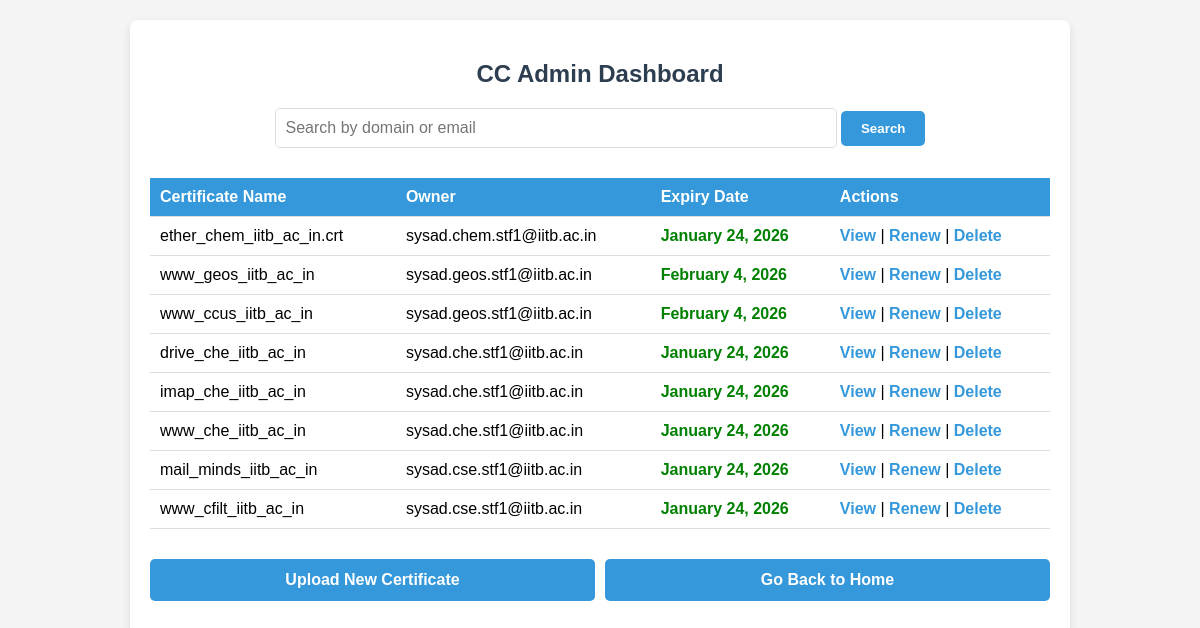
/cc_admin_dashboard/, run on the app's committed database.
### certs/models.py (models this page shows, shortened)
class Certificate(models.Model):
    domain_name = models.CharField(max_length=255)
    owner_email = models.EmailField()
    private_key = models.FileField(
        upload_to=lambda instance, filename: custom_file_name(instance, filename, 'private_keys'),
        blank=True,
        null=True
    )
    certificate = models.FileField(
        upload_to=lambda instance, filename: custom_file_name(instance, filename, 'certs'),
        blank=True,
        null=True
    )
    csr = models.FileField(
        upload_to=lambda instance, filename: custom_file_name(instance, filename, 'csrs'),
        blank=True,
        null=True
    )
    notes = models.TextField(blank=True, null=True)
    expiry_date = models.DateField(null=True, blank=True)
    def extract_expiry_date(self):
        if not self.certificate:
            logger.warning(f"No certificate file for {self.domain_name}")
            return None
        try:
            cert_path = self.certificate.path
            if not os.path.exists(cert_path):
                logger.error(f"Certificate file not found: {cert_path}")
                return None
        except Exception as e:
            logger.error(f"Detailed expiry date extraction error for {self.domain_name}: {str(e)}")
            return None

### certs/views.py (the view)
# urls.py: path('cc_admin_dashboard/', views.cc_admin_dashboard, name='cc_admin_dashboard'),
def cc_admin_dashboard(request):
    certificates = Certificate.objects.all()
    for cert in certificates:
        try:
            expiry_date = cert.extract_expiry_date()
            if expiry_date:
                cert.expiry_date = expiry_date
                cert.save()
        except Exception as e:
            print(f"Failed to extract expiry date for {cert.domain_name}: {e}")
        if cert.expiry_date:
            days_to_expiry = (cert.expiry_date - now().date()).days
            cert.expiry_color = (
                "green" if days_to_expiry > 30 else
                "yellow" if 15 <= days_to_expiry <= 30 else
                "orange" if 7 <= days_to_expiry < 15 else
                "red"
            )
        else:
            cert.expiry_color = "red"
    return render(request, "cc_admin_dashboard.html", {"certificates": certificates})

### certs/templates/cc_admin_dashboard.html (shortened to what this page needs)
<!DOCTYPE html>
<html lang="en">
<head>
</head>
<body>
    <div id="dashboard">
        <h2>CC Admin Dashboard</h2>
        <div class="search-bar">
            <form method="GET" action="{% url 'your_certificate_list_url' %}">
                <input type="text" name="search" placeholder="Search by domain or email" value="{{ search_query }}">
                <button type="submit">Search</button>
            </form>
        </div>
        <table>
            <thead>
                <tr>
                    <th>Certificate Name</th>
                    <th>Owner</th>
                    <th>Expiry Date</th>
                    <th>Actions</th>
                </tr>
            </thead>
            <tbody>
                {% for certificate in certificates %}
                <tr>
                    <td>{{ certificate.domain_name }}</td>
                    <td>{{ certificate.owner_email }}</td>
                    <td class="{{ certificate.expiry_color }}">{{ certificate.expiry_date|date:"F j, Y" }}</td>
                    <td>
                        <a href="{% url 'certificate_detail' certificate.id %}" class="action-link">View</a> |
                        <a href="{% url 'certificate_renew' certificate.id %}" class="action-link">Renew</a> |
                        <a href="{% url 'certificate_delete' certificate.id %}" class="action-link"
                            onclick="return confirm('Are you sure you want to delete this certificate?');">Delete</a>
                    </td>
                </tr>
                {% empty %}
                <tr>
                    <td colspan="4">No certificates available.</td>
                </tr>
                {% endfor %}
            </tbody>
        </table>
        <div class="button-container">
            <a href="{% url 'certificate_upload' %}" class="upload-link">Upload New Certificate</a>
            <a href="{% url 'cc_admin_main_view' %}" class="return-link">Go Back to Home</a>
        </div>
    </div>
</body>
</html>

### certs/templates/cc_admin_dashboard.html (style rules this page uses)
body { font-family: Arial, sans-serif; margin: 0; padding: 0; display: flex; justify-content: center; align-items: center; height: 100vh; background-color: #f4f4f4; }
#dashboard { background-color: #ffffff; width: 90%; max-width: 900px; padding: 20px; border-radius: 8px; box-shadow: 0 4px 10px rgba(0, 0, 0, 0.1); display: flex; flex-direction: column; height: 90vh; }
h2 { text-align: center; color: #2c3e50; margin-bottom: 20px; }
.search-bar { margin-bottom: 10px; text-align: center; }
.search-bar input[type="text"] { width: 60%; padding: 10px; border: 1px solid #ddd; border-radius: 5px; font-size: 16px; }
.search-bar button { padding: 10px 20px; background-color: #3498db; color: white; border: none; border-radius: 5px; font-weight: bold; cursor: pointer; transition: background-color 0.3s; }
table { margin-top: 20px; width: 100%; border-collapse: collapse; }
th { background-color: #3498db; color: #ffffff; text-align: left; padding: 10px; position: sticky; top: 0; z-index: 2; }
th, td { padding: 10px; border-bottom: 1px solid #ddd; }
.action-link { color: #3498db; text-decoration: none; font-weight: bold; }
.button-container { display: flex; justify-content: space-between; gap: 10px; margin-top: 10px; }
.upload-link, .return-link { display: inline-block; background-color: #3498db; color: white; margin-top: 20px; padding: 12px 24px; border-radius: 5px; text-decoration: none; font-weight: bold; transition: background-color 0.3s; text-align: center; width: 46%; }
.green { color: green; font-weight: bold; }

### data on the page
Certificate: domain_name "ether_chem_iitb_ac_in.crt", owner_email "sysad.chem.stf1@iitb.ac.in", expiry_date "January 24, 2026"
Certificate: domain_name "www_geos_iitb_ac_in", owner_email "sysad.geos.stf1@iitb.ac.in", expiry_date "February 4, 2026"
Certificate: domain_name "www_ccus_iitb_ac_in", owner_email "sysad.geos.stf1@iitb.ac.in", expiry_date "February 4, 2026"
Certificate: domain_name "drive_che_iitb_ac_in", owner_email "sysad.che.stf1@iitb.ac.in", expiry_date "January 24, 2026"
Certificate: domain_name "imap_che_iitb_ac_in", owner_email "sysad.che.stf1@iitb.ac.in", expiry_date "January 24, 2026"
Certificate: domain_name "www_che_iitb_ac_in", owner_email "sysad.che.stf1@iitb.ac.in", expiry_date "January 24, 2026"
Certificate: domain_name "mail_minds_iitb_ac_in", owner_email "sysad.cse.stf1@iitb.ac.in", expiry_date "January 24, 2026"
Certificate: domain_name "www_cfilt_iitb_ac_in", owner_email "sysad.cse.stf1@iitb.ac.in", expiry_date "January 24, 2026"
